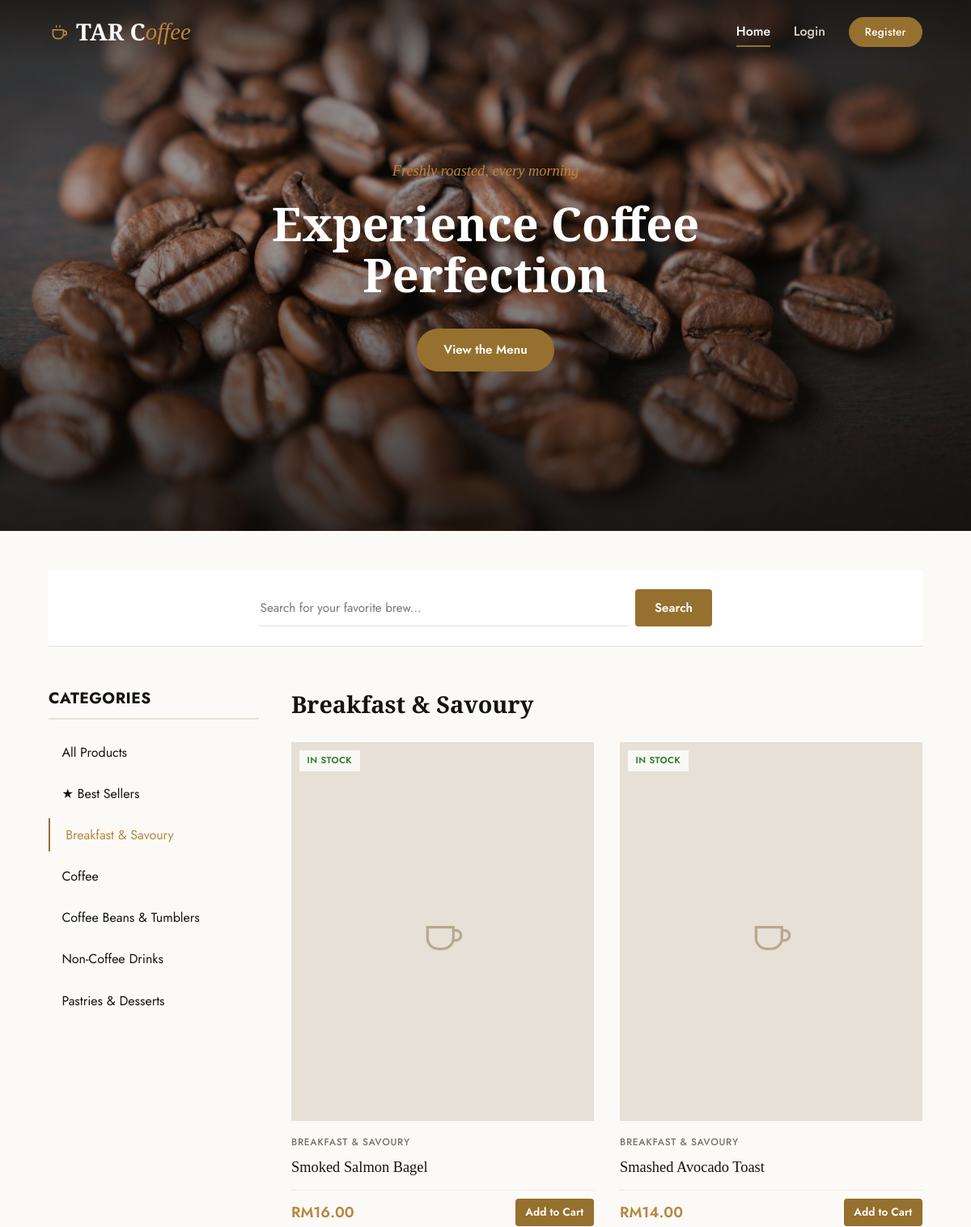
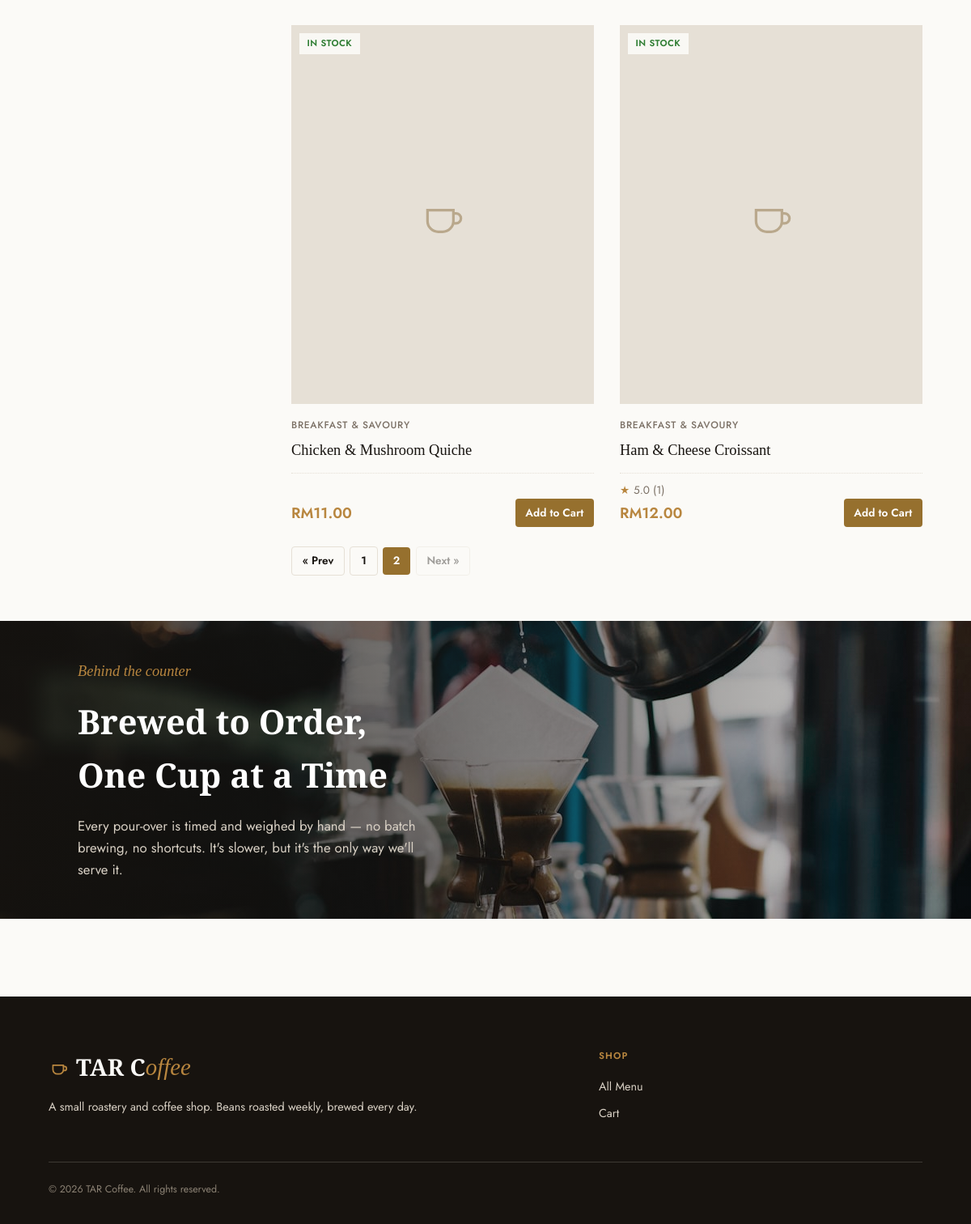
Screenshot of /index.php?cat_id=6&page=2 with the database file from the repository (2 pictures, top to bottom).
### tables this page shows
CREATE TABLE `categories` (
  `id` INT AUTO_INCREMENT PRIMARY KEY,
  `name` VARCHAR(50) NOT NULL UNIQUE,
  `description` TEXT DEFAULT NULL
);

CREATE TABLE `products` (
  `id` INT AUTO_INCREMENT PRIMARY KEY,
  `category_id` INT DEFAULT NULL,
  `name` VARCHAR(100) NOT NULL,
  `description` TEXT DEFAULT NULL,
  `price` DECIMAL(10, 2) NOT NULL,
  `stock` INT UNSIGNED DEFAULT 0,
  `created_at` TIMESTAMP DEFAULT CURRENT_TIMESTAMP,
  FOREIGN KEY (`category_id`) REFERENCES `categories` (`id`) ON DELETE SET NULL,
  INDEX `idx_products_name` (`name`)
);

### includes/auth.php (called while the page is built, shortened)
<?php
function is_logged_in() {
    return isset($_SESSION['user_id']);
}
function is_admin() {
    return is_logged_in() && in_array($_SESSION['user_role'] ?? '', ['admin', 'super_admin'], true);
}
?>

### index.php (the view, shortened to what this page needs)
<?php
$shop_ajax = isset($_GET['ajax']) && $_GET['ajax'] === 'products';
if ($shop_ajax) {
    require_once __DIR__ . '/includes/db.php';
    require_once __DIR__ . '/includes/auth.php';
    require_once __DIR__ . '/includes/html_helpers.php';
} else {
    require_once __DIR__ . '/includes/header.php';
}
$cat_stmt = $pdo->query("SELECT * FROM categories ORDER BY name ASC");
$categories = $cat_stmt->fetchAll();
$is_best = (($_GET['cat_id'] ?? '') === 'best');
$cat_id = $is_best ? 0 : (isset($_GET['cat_id']) ? intval($_GET['cat_id']) : 0);
$search = isset($_GET['q']) ? trim($_GET['q']) : '';
$card_cols = "p.*, c.name as category_name,
        (SELECT image_path FROM product_images WHERE product_id = p.id ORDER BY is_primary DESC, id ASC LIMIT 1) as primary_image,
        (SELECT AVG(rating) FROM reviews WHERE product_id = p.id) as avg_rating,
        (SELECT COUNT(*) FROM reviews WHERE product_id = p.id) as review_count,
        EXISTS(SELECT 1 FROM product_option_groups WHERE product_id = p.id AND is_required = 1) as has_required_options";
if ($is_best) {
    $best_limit = 5;
    $sql = "SELECT $card_cols, s.total_sold
            FROM products p
            LEFT JOIN categories c ON p.category_id = c.id
            JOIN (
                SELECT oi.product_id, SUM(oi.quantity) AS total_sold
                FROM order_items oi
                JOIN orders o ON o.id = oi.order_id
                WHERE o.status <> 'Cancelled' AND oi.product_id IS NOT NULL
                GROUP BY oi.product_id
            ) s ON s.product_id = p.id
            ORDER BY s.total_sold DESC, p.id DESC
            LIMIT $best_limit";
    $products = $pdo->query($sql)->fetchAll();
    if (empty($products)) {
        $products = $pdo->query("SELECT $card_cols
            FROM products p
            LEFT JOIN categories c ON p.category_id = c.id
            ORDER BY p.id DESC
            LIMIT $best_limit")->fetchAll();
    }
    $pg = ['page' => 1, 'per_page' => $best_limit, 'offset' => 0, 'total_rows' => count($products), 'total_pages' => 1];
} else {
    $where = [];
    $params = [];
    if ($cat_id > 0) {
        $where[] = "p.category_id = ?";
        $params[] = $cat_id;
    }
    $where_sql = $where ? (" WHERE " . implode(" AND ", $where)) : "";
    $count_sql = "SELECT COUNT(*) FROM products p LEFT JOIN categories c ON p.category_id = c.id" . $where_sql;
    $per_page = 12;
    $pg = paginate_query($pdo, $count_sql, $params, $per_page);
    $sql = "SELECT $card_cols
            FROM products p
            LEFT JOIN categories c ON p.category_id = c.id"
            . $where_sql
            . " ORDER BY p.id DESC LIMIT " . (int) $pg['per_page'] . " OFFSET " . (int) $pg['offset'];
    $prod_stmt = $pdo->prepare($sql);
    $prod_stmt->execute($params);
    $products = $prod_stmt->fetchAll();
}
$pager_params = array_filter(['cat_id' => $is_best ? 'best' : ($cat_id > 0 ? $cat_id : null), 'q' => $search !== '' ? $search : null]);
?>
<section class="hero">
    <div class="hero-content">
        <span class="hero-eyebrow">Freshly roasted, every morning</span>
        <h1>Experience Coffee Perfection</h1>
        <div class="hero-actions">
            <a href="#products" class="btn btn-accent">View the Menu</a>
        </div>
    </div>
</section>
<div class="quick-search">
    <div class="search-container">
        <form action="index.php" method="GET" class="search-form">
            <input type="text" name="q" class="form-control" maxlength="100" placeholder="Search for your favorite brew..." value="<?= htmlspecialchars($search) ?>">
            <button type="submit" class="btn btn-accent">Search</button>
        </form>
    </div>
</div>
<div class="shop-layout" id="products">
    <aside class="sidebar">
        <h3>Categories</h3>
        <ul class="filter-list">
            <li>
                <a href="index.php<?= !empty($search) ? '?q=' . urlencode($search) : '' ?>" class="<?= (!$is_best && $cat_id === 0) ? 'active' : '' ?>">
                    All Products
                </a>
            </li>
            <li>
                <a href="index.php?cat_id=best<?= !empty($search) ? '&q=' . urlencode($search) : '' ?>" class="<?= $is_best ? 'active' : '' ?>">
                    &#9733; Best Sellers
                </a>
            </li>
            <?php foreach ($categories as $cat): ?>
                <li>
                    <a href="index.php?cat_id=<?= $cat['id'] ?><?= !empty($search) ? '&q=' . urlencode($search) : '' ?>" class="<?= $cat_id === $cat['id'] ? 'active' : '' ?>">
                        <?= htmlspecialchars($cat['name']) ?>
                    </a>
                </li>
            <?php endforeach; ?>
        </ul>
    </aside>
    <section class="products-section">
        <?php require __DIR__ . '/includes/product_list.php'; ?>
    </section>
</div>
<section class="story-band">
    <div class="story-band-content">
        <span class="hero-eyebrow">Behind the counter</span>
        <h2>Brewed to Order, One Cup at a Time</h2>
        <p>Every pour-over is timed and weighed by hand &mdash; no batch brewing, no shortcuts. It's slower, but it's the only way we'll serve it.</p>
    </div>
</section>
<?php
require_once __DIR__ . '/includes/footer.php';
?>

### includes/product_list.php (shortened to what this page needs)
<?php
$is_best = $is_best ?? false;
?>
<h2 class="section-title">
    <?php
    if ($is_best) {
        echo 'Best Sellers';
    } elseif ($cat_id > 0) {
        $cat_name = 'Products';
        foreach ($categories as $c) {
            if ($c['id'] == $cat_id) {
                $cat_name = $c['name'];
                break;
            }
        }
        echo htmlspecialchars($cat_name);
    } else {
        echo 'Our Menu';
    }
    ?>
</h2>
<?php if (empty($products)): ?>
    <div class="alert alert-info">
        No products found matching your criteria. Try adjusting your search query or filters.
    </div>
<?php else: ?>
    <div class="product-grid">
        <?php foreach ($products as $product): ?>
            <article class="product-card">
                <div class="product-img-wrapper">
                    <?php
                    $photo_path = 'uploads/products/' . $product['primary_image'];
                    if (!empty($product['primary_image']) && file_exists(__DIR__ . '/../' . $photo_path)):
                    ?>
                        <img src="<?= htmlspecialchars($photo_path) ?>" class="product-img" alt="<?= htmlspecialchars($product['name']) ?>">
                    <?php else: ?>
                        <div class="product-img-placeholder">
                            <svg viewBox="0 0 24 24" fill="none" stroke="currentColor" stroke-width="1.2"><path d="M6 10h11v5a5 5 0 0 1-5 5H10a5 5 0 0 1-5-5v-5z"/><path d="M17 11.5h1.2a2.3 2.3 0 0 1 0 4.6H17"/></svg>
                        </div>
                    <?php endif; ?>
                    <?php if ($product['stock'] == 0): ?>
                        <span class="stock-badge out-of-stock">Sold Out</span>
                    <?php elseif ($product['stock'] <= 5): ?>
                        <span class="stock-badge low-stock">Low Stock (<?= $product['stock'] ?> left)</span>
                    <?php else: ?>
                        <span class="stock-badge in-stock">In Stock</span>
                    <?php endif; ?>
                </div>
                <div class="product-info">
                    <span class="product-cat"><?= htmlspecialchars($product['category_name'] ?? 'Uncategorized') ?></span>
                    <h3 class="product-name">
                        <a href="product_detail.php?id=<?= $product['id'] ?>">
                            <?= htmlspecialchars($product['name']) ?>
                        </a>
                    </h3>
                    <?php if ($product['review_count'] > 0): ?>
                        <span class="star-rating"><span class="stars">&#9733;</span> <?= number_format($product['avg_rating'], 1) ?> (<?= $product['review_count'] ?>)</span>
                    <?php endif; ?>
                    <div class="product-spacer"></div>
                    <div class="product-price-action">
                        <span class="product-price">RM<?= number_format($product['price'], 2) ?></span>
                        <?php if (is_admin()): ?>
                            <a href="admin/products.php?action=edit&id=<?= $product['id'] ?>" class="btn btn-secondary btn-sm">Edit</a>
                        <?php else: ?>
                            <?php if ($product['stock'] > 0 && $product['has_required_options']): ?>
                                <a href="product_detail.php?id=<?= $product['id'] ?>" class="btn btn-accent btn-sm">Select Options</a>
                            <?php elseif ($product['stock'] > 0): ?>
                                <a href="product_detail.php?id=<?= $product['id'] ?>" class="btn btn-accent btn-sm">Add to Cart</a>
                            <?php else: ?>
                                <button class="btn btn-secondary btn-sm" disabled>Unavailable</button>
                            <?php endif; ?>
                        <?php endif; ?>
                    </div>
                </div>
            </article>
        <?php endforeach; ?>
    </div>
    <?= render_pagination($pg, 'index.php', $pager_params) ?>
<?php endif; ?>

### rows the page displays
categories: name "Breakfast & Savoury"
categories: name "Coffee"
categories: name "Coffee Beans & Tumblers"
categories: name "Non-Coffee Drinks"
categories: name "Pastries & Desserts"
products: stock "IN STOCK", category.name "BREAKFAST & SAVOURY", name "Smoked Salmon Bagel", price "16.00"
products: stock "IN STOCK", category.name "BREAKFAST & SAVOURY", name "Smashed Avocado Toast", price "14.00"
products: stock "IN STOCK", category.name "BREAKFAST & SAVOURY", name "Chicken & Mushroom Quiche", price "11.00"
products: stock "IN STOCK", category.name "BREAKFAST & SAVOURY", name "Ham & Cheese Croissant", avg_rating "5.0", review_count "1", price "12.00"
